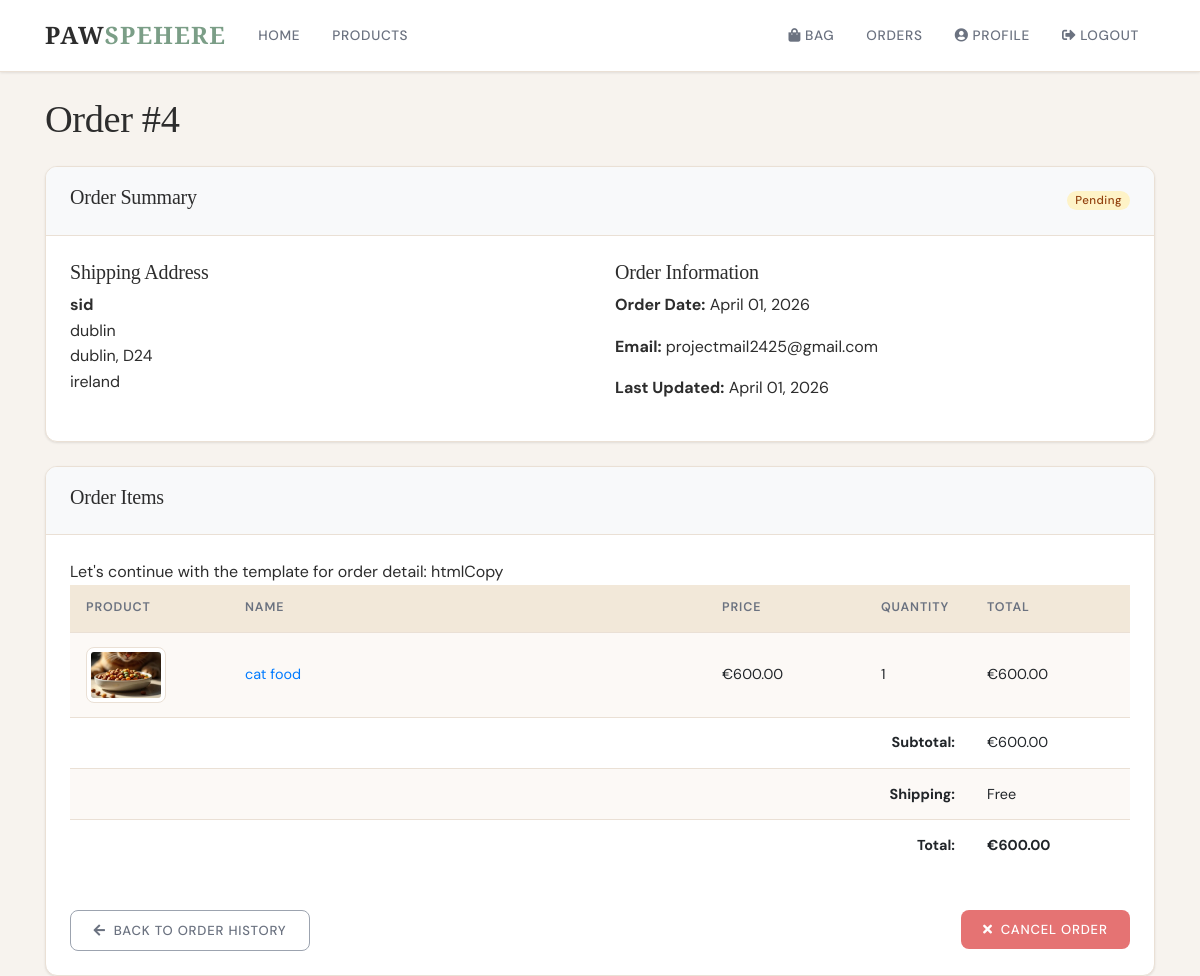
Page /cart/order-detail/4/ (signed in) on the committed database.
### cart/models.py (models this page shows, shortened)
class Order(models.Model):
    STATUS_CHOICES = (
        ('pending', 'Pending'),
        ('processing', 'Processing'),
        ('shipped', 'Shipped'),
        ('delivered', 'Delivered'),
        ('cancelled', 'Cancelled'),
    )
    user = models.ForeignKey(User, on_delete=models.CASCADE)
    full_name = models.CharField(max_length=100)
    email = models.EmailField()
    address = models.CharField(max_length=250)
    city = models.CharField(max_length=100)
    postal_code = models.CharField(max_length=20)
    country = models.CharField(max_length=100)
    created = models.DateTimeField(auto_now_add=True)
    updated = models.DateTimeField(auto_now=True)
    status = models.CharField(max_length=20, choices=STATUS_CHOICES, default='pending')
    total_price = models.DecimalField(max_digits=10, decimal_places=2)
    class Meta:
        ordering = ['-created']

class OrderItem(models.Model):
    order = models.ForeignKey(Order, related_name='items', on_delete=models.CASCADE)
    product = models.ForeignKey(Product, on_delete=models.CASCADE)
    price = models.DecimalField(max_digits=10, decimal_places=2)
    quantity = models.PositiveIntegerField(default=1)
    def get_total_price(self):
        return self.price * self.quantity

### products/models.py (models this page shows, shortened)
class Product(models.Model):
    name = models.CharField(max_length=200)
    description = models.TextField()
    price = models.DecimalField(max_digits=10, decimal_places=2)
    category = models.ForeignKey(
        Category,
        on_delete=models.CASCADE,
        related_name="products",
    )
    materials = models.CharField(max_length=255)
    image = models.ImageField(
        upload_to="product_images",
        default="default_product.jpg",
    )
    seller = models.ForeignKey(User, on_delete=models.CASCADE)
    date_posted = models.DateTimeField(auto_now_add=True)
    in_stock = models.BooleanField(default=True)

### cart/views.py (the view)
# urls.py: path('order-detail/<int:order_id>/', views.order_detail, name='order-detail'),
@login_required
def order_detail(request, order_id):
    order = get_object_or_404(Order, id=order_id, user=request.user)
    context = {
        'order': order,
        'title': f'Order #{order.id}'
    }
    return render(request, 'cart/order_detail.html', context)

### cart/context_processors.py (called while the page is built)
def cart_counter(request):
    if request.user.is_authenticated:
        cart_count = CartItem.objects.filter(user=request.user).count()
        return {'cart_count': cart_count}
    return {'cart_count': 0}

### templates/cart/order_detail.html
{% extends "base.html" %}
{% block content %}
    <h1 class="mb-4">Order #{{ order.id }}</h1>
    <div class="card mb-4">
        <div class="card-header bg-light">
            <div class="row">
                <div class="col-md-6">
                    <h5>Order Summary</h5>
                </div>
                <div class="col-md-6 text-right">
                    <h5>
                        {% if order.status == 'pending' %}
                            <span class="badge badge-warning">{{ order.get_status_display }}</span>
                        {% elif order.status == 'processing' %}
                            <span class="badge badge-info">{{ order.get_status_display }}</span>
                        {% elif order.status == 'shipped' %}
                            <span class="badge badge-primary">{{ order.get_status_display }}</span>
                        {% elif order.status == 'delivered' %}
                            <span class="badge badge-success">{{ order.get_status_display }}</span>
                        {% elif order.status == 'cancelled' %}
                            <span class="badge badge-danger">{{ order.get_status_display }}</span>
                        {% endif %}
                    </h5>
                </div>
            </div>
        </div>
        <div class="card-body">
            <div class="row">
                <div class="col-md-6">
                    <h5>Shipping Address</h5>
                    <address>
                        <strong>{{ order.full_name }}</strong><br>
                        {{ order.address }}<br>
                        {{ order.city }}, {{ order.postal_code }}<br>
                        {{ order.country }}
                    </address>
                </div>
                <div class="col-md-6">
                    <h5>Order Information</h5>
                    <p><strong>Order Date:</strong> {{ order.created|date:"F d, Y" }}</p>
                    <p><strong>Email:</strong> {{ order.email }}</p>
                    <p><strong>Last Updated:</strong> {{ order.updated|date:"F d, Y" }}</p>
                </div>
            </div>
        </div>
    </div>
    <div class="card">
        <div class="card-header bg-light">
            <h5>Order Items</h5>
        </div>
        <div class="card-body">
            Let's continue with the template for order detail:
htmlCopy
            <div class="table-responsive">
                <table class="table table-striped">
                    <thead>
                        <tr>
                            <th style="width: 15%">Product</th>
                            <th style="width: 45%">Name</th>
                            <th style="width: 15%">Price</th>
                            <th style="width: 10%">Quantity</th>
                            <th style="width: 15%">Total</th>
                        </tr>
                    </thead>
                    <tbody>
                        {% for item in order.items.all %}
                            <tr>
                                <td>
                                    <img src="{{ item.product.image.url }}" class="img-thumbnail" style="max-width: 80px;" alt="{{ item.product.name }}">
                                </td>
                                <td>
                                    <a href="{% url 'product-detail' item.product.id %}">{{ item.product.name }}</a>
                                </td>
                                <td>€{{ item.price }}</td>
                                <td>{{ item.quantity }}</td>
                                <td>€{{ item.get_total_price }}</td>
                            </tr>
                        {% endfor %}
                        <tr>
                            <td colspan="4" class="text-right"><strong>Subtotal:</strong></td>
                            <td>€{{ order.total_price }}</td>
                        </tr>
                        <tr>
                            <td colspan="4" class="text-right"><strong>Shipping:</strong></td>
                            <td>Free</td>
                        </tr>
                        <tr>
                            <td colspan="4" class="text-right"><strong>Total:</strong></td>
                            <td><strong>€{{ order.total_price }}</strong></td>
                        </tr>
                    </tbody>
                </table>
            </div>
            <div class="mt-4">
                <a href="{% url 'order-history' %}" class="btn btn-outline-secondary">
                    <i class="fas fa-arrow-left mr-2"></i>Back to Order History
                </a>
                {% if order.status == 'pending' %}
                    <a href="{% url 'cancel-order' order.id %}" class="btn btn-danger float-right" onclick="return confirm('Are you sure you want to cancel this order?');">
                        <i class="fas fa-times mr-2"></i>Cancel Order
                    </a>
                {% endif %}
            </div>
        </div>
    </div>
{% endblock content %}

### templates/base.html (style rules this page uses)
:root { --cream: #F7F3EE; --white: #FFFFFF; --sage: #7B9E87; --sage-light: #A8C4B0; --sage-dark: #5C7D67; --terracotta: #C17F5A; --terracotta-light: #D4956E; --sand: #E8D5BA; --sand-light: #F2E8D9; --charcoal: #2D2D2D; --gray-600: #6B7280; --gray-400: #9CA3AF; --gray-200: #E5E7EB; --border: #EAE0D5; --shadow-sm: 0 1px 3px rgba(0,0,0,0.06), 0 1px 2px rgba(0,0,0,0.04); --shadow-md: 0 4px 12px rgba(0,0,0,0.08); --shadow-lg: 0 10px 30px rgba(0,0,0,0.10); --radius: 12px; --radius-sm: 8px; }
* { box-sizing: border-box; margin: 0; padding: 0; }
html { scroll-behavior: smooth; }
body { background-color: var(--cream); font-family: 'DM Sans', sans-serif; color: var(--charcoal); line-height: 1.6; min-height: 100vh; display: flex; flex-direction: column; padding-top: 72px; }
h1, h2, h3, h4, h5, h6 { font-family: 'Cormorant Garamond', serif; font-weight: 500; letter-spacing: -0.01em; }
h1 { font-size: 2.4rem; }
.btn { font-family: 'DM Sans', sans-serif; font-size: 0.82rem; font-weight: 500; letter-spacing: 0.06em; text-transform: uppercase; border-radius: var(--radius-sm); padding: 0.6rem 1.4rem; transition: all 0.25s ease; border: none; }
.btn-danger { background-color: #E57373; color: white; }
.btn-outline-secondary { background: transparent; border: 1.5px solid var(--gray-400); color: var(--gray-600); }
.card { background: var(--white); border: 1px solid var(--border); border-radius: var(--radius); box-shadow: var(--shadow-sm); transition: box-shadow 0.25s ease, transform 0.25s ease; overflow: hidden; }
.card-header { background-color: var(--white); border-bottom: 1px solid var(--border); padding: 1.1rem 1.5rem; font-family: 'Cormorant Garamond', serif; font-size: 1.1rem; font-weight: 500; }
.card-body { padding: 1.5rem; }
.badge { font-family: 'DM Sans', sans-serif; font-size: 0.72rem; font-weight: 500; letter-spacing: 0.04em; padding: 0.3em 0.7em; border-radius: 20px; }
.badge-warning { background-color: #FEF3C7; color: #92400E; }
.table { background: white; border-radius: var(--radius); }
.table thead th { background-color: var(--sand-light); border-bottom: 1px solid var(--border); border-top: none; font-size: 0.78rem; font-weight: 600; letter-spacing: 0.07em; text-transform: uppercase; color: var(--gray-600); padding: 0.85rem 1rem; }
.table td { vertical-align: middle; padding: 0.85rem 1rem; border-color: var(--border); font-size: 0.9rem; }
.table-striped tbody tr:nth-of-type(odd) { background-color: rgba(242,232,217,0.25); }
.img-thumbnail { border-radius: var(--radius-sm); border: 1px solid var(--border); object-fit: cover; }

### rows in the picture
Order: id "4", status "Pending", full_name "sid", address "dublin", city "dublin", postal_code "D24", country "ireland", created "April 01, 2026", email "projectmail2425@gmail.com", updated "April 01, 2026", total_price "600.00"
OrderItem: product.image (picture), product.name "cat food", price "600.00", quantity "1", get_total_price "600.00"
